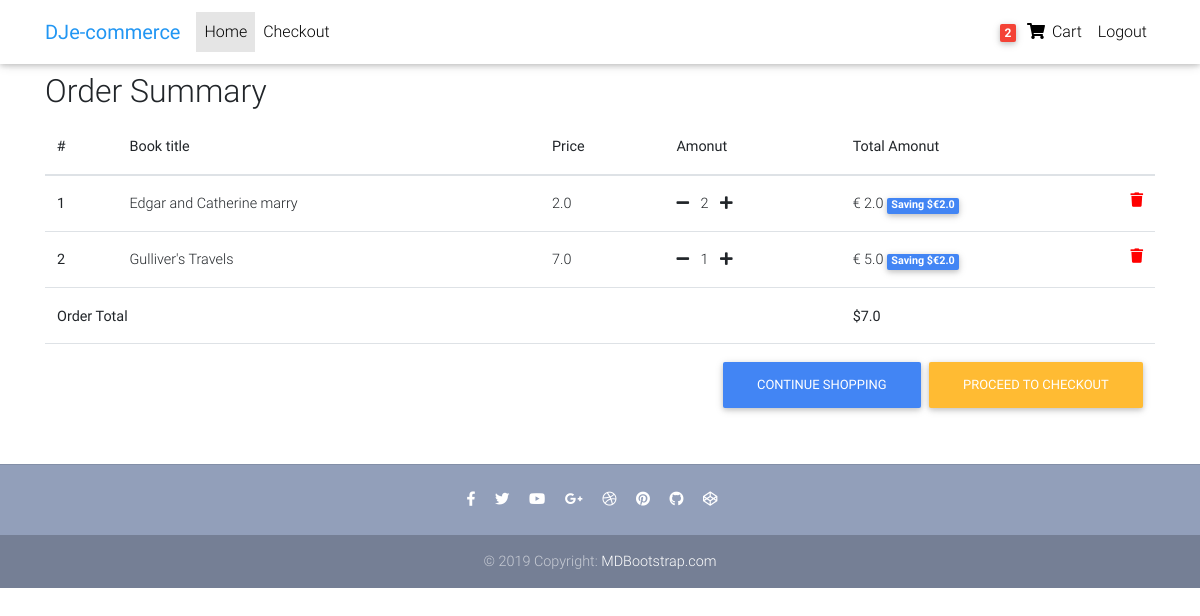
Before: /order_final_view/ (signed in) with the older database file.
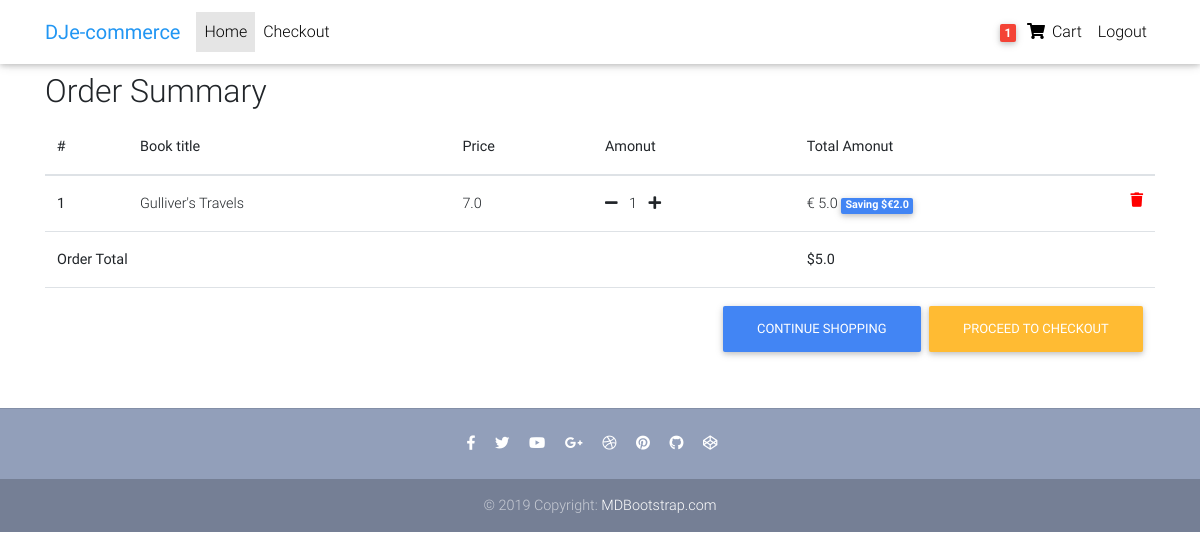
After: the same page with the newer database file.
### book/models.py (models this page shows, shortened)
class Order(models.Model):
    user = models.ForeignKey(settings.AUTH_USER_MODEL,
                             on_delete=models.CASCADE)
    items = models.ManyToManyField(OrderItem)
    start_date = models.DateTimeField(auto_now_add=True)
    ordered_date = models.DateTimeField()
    ordered = models.BooleanField(default=False)
    def get_total(self):
        total = 0
        for order_item in self.items.all():
            total += order_item.get_final_price()
        return total

class OrderItem(models.Model):
    user = models.ForeignKey(settings.AUTH_USER_MODEL,
                             on_delete=models.CASCADE)
    ordered = models.BooleanField(default=False)
    item = models.ForeignKey(Book, on_delete=models.CASCADE)
    quantity = models.IntegerField(default=1)
    def get_total_item_price(self):
        return self.quantity * self.item.price
    def get_total_discount_item_price(self):
        return self.quantity * self.item.discount_price
    def get_amount_saved(self):
        return self.get_total_item_price() - self.get_total_discount_item_price()
    def get_final_price(self):
        if self.item.discount_price:
            return self.get_total_discount_item_price()
        return self.get_total_item_price()

class Book(models.Model):
    title = models.CharField(max_length=100)
    discount_price = models.FloatField(blank=True, null=True)
    price = models.FloatField()
    category = models.CharField(choices=GENGRE_ELECTION, max_length=2)
    sticker = models.CharField(choices=STICKER_CHOICES, max_length=2)
    slug= models.SlugField()
    description = models.TextField()

### book/views.py (the view)
# urls.py: path('order_final_view/', OrderFinalView.as_view(), name='order_final_view'),
class OrderFinalView(LoginRequiredMixin, View):
    def get(self, *args, **kwargs):
        try:
            order = Order.objects.get(user=self.request.user, ordered=False)
            context = {
                'object': order
            }
            return render(self.request, 'order_final_view.html', context)
        except ObjectDoesNotExist:
            messages.error(self.request, "You do not have an active order")
            return redirect("/")

### book/templatetags/trolley_template_tags.py (called while the page is built)
@register.filter
def tolley_item_count(user):
    if user.is_authenticated:
        qs = Order.objects.filter(user=user, ordered=False)
        if qs.exists():
            return qs[0].items.count()
    return 0

### templates/order_final_view.html (shortened to what this page needs)
{% extends "base.html" %}
{% block content %}
  <main>
    <div class="container">
    <div class="table-responsive text-nowrap">
    <h2>Order Summary</h2>
    <table class="table">
        <thead>
        <tr>
            <th scope="col">#</th>
            <th scope="col">Book title</th>
            <th scope="col">Price</th>
            <th scope="col">Amonut</th>
            <th scope="col">Total Amonut</th>
        </tr>
        </thead>
        <tbody>
        {% for order_item in object.items.all %}
        <tr>
            <th scope="row">{{ forloop.counter }}</th>
            <td>{{ order_item.item.title }}</td>
            <td>{{ order_item.item.price }}</td>
            <td>
                <a href="{% url 'book:remove_one_book_from_cart' order_item.item.slug %}"><i class="fas fa-minus mr-2"></i></a>
                {{ order_item.quantity }}
                <a href="{% url 'book:add_book_to_cart' order_item.item.slug %}"><i class="fas fa-plus ml-2"></i></a>
            </td>
            <td>
            {% if order_item.item.discount_price %}
                € {{ order_item.get_total_discount_item_price }}
                <span class="badge badge-primary">Saving $€{{ order_item.get_amount_saved }}</span>
            {% else %}
                € {{ order_item.get_total_item_price }}
            {% endif %}
            <a style='color: red;' href="{% url 'book:remove_book_from_cart' order_item.item.slug %}">
                <i class="fas fa-trash float-right"></i>
            </a>
            </td>
        </tr>
        {% endfor %}
        {% if object.get_total %}
        <tr>
            <td colspan="4"><b>Order Total</b></td>
            <td><b>${{ object.get_total }}</b></td>
        </tr>
        <tr>
            <td colspan="5">
            <a class='btn btn-warning float-right ml-2' href='/checkout/'>Proceed to checkout</a>
            <a class='btn btn-primary float-right' href='/'>Continue shopping</a>
            </td>
        </tr>
        {% endif %}
        </tbody>
    </table>
    </div>
    </div>
  </main>
{% endblock content %}

### templates/navbar.html (shortened to what this page needs)
{% load trolley_template_tags %}
<nav class="navbar fixed-top navbar-expand-lg navbar-light white scrolling-navbar">
    <div class="container">
      <a class="navbar-brand waves-effect" href="/">
        <strong class="blue-text">DJe-commerce</strong>
      </a>
      <div class="collapse navbar-collapse" id="navbarSupportedContent">
        <ul class="navbar-nav mr-auto">
          <li class="nav-item active">
            <a class="nav-link waves-effect" href="/">Home
            </a>
          </li>
          <li class="nav-item">
            <a class="nav-link waves-effect" href="/checkout">
            Checkout</a>
          </li>
        </ul>
        <ul class="navbar-nav nav-flex-icons">
          {% if request.user.is_authenticated %}
          <li class="nav-item">
            <a href="{% url 'book:order_final_view' %}" class="nav-link waves-effect">
              <span class="badge red z-depth-1 mr-1"> {{request.user|tolley_item_count }}  </span>
              <i class="fas fa-shopping-cart"></i>
              <span class="clearfix d-none d-sm-inline-block"> Cart </span>
            </a>
          </li>
          <li class="nav-item">
            <a class="nav-link waves-effect" href="{% url 'account_logout' %}">
              <span class="clearfix d-none d-sm-inline-block"> Logout </span>
            </a>
          </li>
          {% endif %}
        </ul>
      </div>
    </div>
  </nav>

Changed rows visible on the page:
no longer on this page (row edited): OrderItem: item "Edgar and Catherine marry", item.price "2.0", quantity "2", get_total_discount_item_price "2.0", get_amount_saved "2.0"
computed for Order: get_total "7.0" → "5.0"
Other visible differences:
{{ request.user|tolley_item_count }}: "2" → "1"
